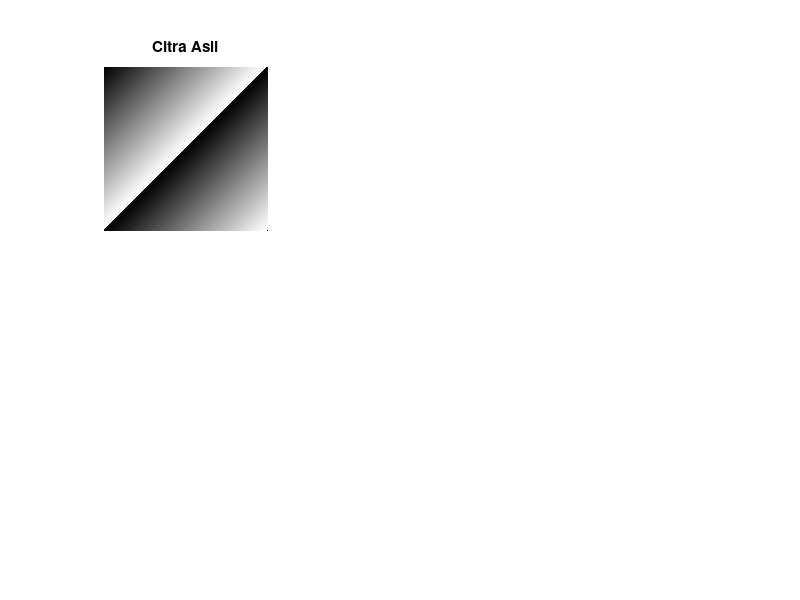

MATLAB code to generate this figure: (Note: this script raises an error after producing the figure.)
% testLinearFilter.m - Pengujian Filter Linier Manual
clear; clc; close all;

scriptDir = fileparts(mfilename('fullpath'));
testDir = fileparts(scriptDir);
srcDir = fileparts(testDir);
projectRoot = fileparts(srcDir);
addpath(genpath(projectRoot));

fprintf('=====================================================\n');
fprintf('         PENGUJIAN LINEAR FILTERING MANUAL\n');
fprintf('=====================================================\n\n');

% Muat citra uji
testPath = fullfile(projectRoot, 'test_images');
imgFile = '';
if exist(testPath, 'dir')
    files = dir(fullfile(testPath, '**', '*.png'));
    if ~isempty(files)
        imgFile = fullfile(files(1).folder, files(1).name);
    end
end

if ~isempty(imgFile)
    img = imread(imgFile);
    fprintf('Citra uji: %s\n\n', imgFile);
else
    [X, Y] = meshgrid(1:256, 1:256);
    img = uint8(mod(X + Y, 256));
    fprintf('Menggunakan citra sintetis fallback (256x256).\n\n');
end

% Daftar filter yang diuji
filterTests = {
    'mean',      {'size', 5},             'Mean Filter 5x5 (Smoothing)';
    'gaussian',  {'size', 5, 'sigma', 1}, 'Gaussian Filter 5x5 (Smoothing)';
    'sharpen',   {'variant', '8'},        'Sharpening Filter (Penajaman)';
    'sobel',     {},                      'Sobel Filter (Deteksi Tepi)';
    'laplacian', {'variant', '8'},        'Laplacian Filter (Deteksi Tepi)';
};

numTests = size(filterTests, 1);
fig = figure('Name', 'Hasil Linear Filtering Manual', 'Position', [50, 50, 1200, 700]);

% Tampilkan citra asli
subplot(2, 3, 1);
if ndims(img) == 3, imshow(img); else, imshow(img, []); end
title('Citra Asli', 'FontSize', 11, 'FontWeight', 'bold');

for i = 1:numTests
    fType = filterTests{i, 1};
    fParams = filterTests{i, 2};
    fDesc = filterTests{i, 3};

    % Eksekusi filtering linier manual
    [outImg, info] = linearFilter(img, fType, fParams{:});

    % Tampilkan hasil
    subplot(2, 3, i + 1);
    if ndims(outImg) == 3, imshow(outImg); else, imshow(outImg, []); end
    title(fDesc, 'FontSize', 10, 'FontWeight', 'bold');

    fprintf('[%d/%d] %s selesai.\n', i, numTests, fDesc);
end

fprintf('\nSeluruh pengujian filter linier selesai.\n');
